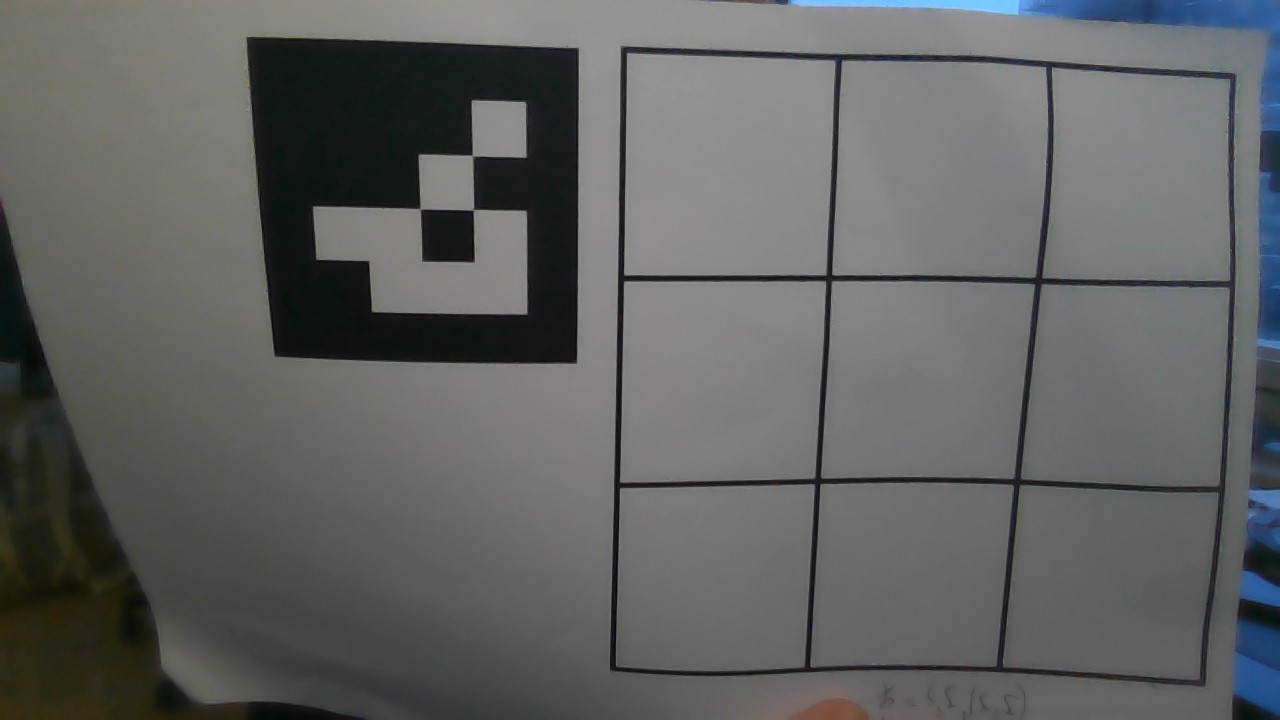
#> input picture python/frame.jpg, 1280 x 720 px, given in place of the camera
$ python gridDetection.py
#> lines starting #> are read from the running program, lines starting #| are printed output that depends on the picture; after the words box and inside, x2 and y2 are one past the last pixel; in counts of white or black regions, pixels touching at a corner belong together
import os
import cv2
import numpy as np
from scipy.spatial import distance
import time

def image_processing(image):
    gray = cv2.cvtColor(image, cv2.COLOR_BGR2GRAY)
    _, thresholded = cv2.threshold(gray, 20  , 255, cv2.THRESH_BINARY)
    blurred = cv2.GaussianBlur(gray, (5, 5), 0)
    return blurred

def detect_intersections(image, epsilon=20):
    """
    Detects the intersections of the Tic Tac Toe grid in the image and filters duplicates.

    Args:
    - image: The original image.
    - epsilon: The maximum distance to consider points as duplicates.

    Returns:
    - List of unique intersection points.
    """

    edges = cv2.Canny(image, 50, 150, apertureSize=3)
    lines = cv2.HoughLinesP(edges, 1, np.pi / 180, threshold=50, minLineLength=50, maxLineGap=10)

    vertical_lines = []
    horizontal_lines = []

    if lines is not None:
        for line in lines:
            x1, y1, x2, y2 = line[0]
            if abs(x1 - x2) < epsilon:  # Treat almost-vertical as vertical
                vertical_lines.append((x1, y1, x2, y2))
            elif abs(y1 - y2) < epsilon:  # Treat almost-horizontal as horizontal
                horizontal_lines.append((x1, y1, x2, y2))

    intersections = []
    for vert in vertical_lines:
        for hor in horizontal_lines:
            x1, y1, x2, y2 = vert
            x3, y3, x4, y4 = hor
            intersection_x = x1  # Vertical line's x-coordinate
            intersection_y = y3  # Horizontal line's y-coordinate
            intersections.append((intersection_x, intersection_y))

    # Filter duplicate intersections
    unique_intersections = []
    for pt in intersections:
        if not any(distance.euclidean(pt, existing) < epsilon for existing in unique_intersections):
            unique_intersections.append(pt)

    return unique_intersections

def calculate_centroids(intersections):
    """
    Calculate the centroid of the four groups of intersections corresponding to the 4 cells.
    """
    intersections = sorted(intersections, key=lambda x: x[1])

    top_left = []
    top_right = []
    bottom_left = []
    bottom_right = []

    for intersection in intersections:
        x, y = intersection
        if x < np.median([i[0] for i in intersections]):  # left side
            if y < np.median([i[1] for i in intersections]):  # top side
                top_left.append(intersection)
            else:  # bottom side
                bottom_left.append(intersection)
        else:  # right side
            if y < np.median([i[1] for i in intersections]):  # top side
                top_right.append(intersection)
            else:  # bottom side
                bottom_right.append(intersection)

    centroids = []
    for group in [top_left, top_right, bottom_left, bottom_right]:
        if group:
            centroid_x = np.mean([pt[0] for pt in group])
            centroid_y = np.mean([pt[1] for pt in group])
            centroids.append((centroid_x, centroid_y))

    return centroids

# [18 lines left out: function sort_centroids, not called in this run]

def generate_grid_map(centroid, centroids, image_width, image_height):
    """
    Generate fake centroids based on the given centroid and offsets from surrounding centroids.
    Uses the top-left centroid (with smallest x and y values) as reference.
    """
    # Find the top-left centroid by picking the one with smallest x and y coordinates
    top_left_centroid = min(centroids, key=lambda pt: (pt[0], pt[1]))  # Smallest x and y

    x, y = top_left_centroid  # Now we are guaranteed to use the top-left centroid
    x_dist = abs(top_left_centroid[0] - centroids[1][0])  # Difference in x with top-right
    y_dist = abs(top_left_centroid[1] - centroids[2][1])  # Difference in y with bottom-left
    offset = (x_dist + y_dist) / 2  # Average of these distances for the offset

    grid_map = [
        (x - offset, y - offset),  # 1
        (x, y - offset),           # 2
        (x + offset, y - offset),  # 3
        (x + 2 * offset, y - offset),  # 4
        (x - offset, y),           # 5
        (x, y),                    # 6
        (x + offset, y),           # 7
        (x + 2 * offset, y),       # 8
        (x - offset, y + offset),  # 9
        (x, y + offset),           # 10
        (x + offset, y + offset),  # 11
        (x + 2 * offset, y + offset),  # 12
        (x - offset, y + 2 * offset),  # 13
        (x, y + 2 * offset),       # 14
        (x + offset, y + 2 * offset),  # 15
        (x + 2 * offset, y + 2 * offset),  # 16
    ]

    return grid_map

# [8 lines left out: function display_centroids, not called in this run]

def crop_square(image, corners):
    """
    Crop a square from the given image based on the corners provided.
    """
    x_min = int(min(corner[0] for corner in corners))
    x_max = int(max(corner[0] for corner in corners))
    y_min = int(min(corner[1] for corner in corners))
    y_max = int(max(corner[1] for corner in corners))
    cropped_image = image[y_min:y_max, x_min:x_max]
    return cropped_image

# [6 lines left out: function click_event, not called in this run]

def grid_detection(image, debug):
    cv2.imshow("Tic Tac Toe Grid", image)
    cv2.waitKey(0)
    cv2.destroyAllWindows()

    image_height, image_width = image.shape[:2]

    # Detect intersections and centroids
    intersections = detect_intersections(image)
    centroids = calculate_centroids(intersections)
    grid_map = generate_grid_map(centroids[0], centroids, image_width, image_height)

    if debug:
        # Print all unique intersections
        print("Unique Intersection Coordinates:")
        for i, intersection in enumerate(intersections):
            print(f"Intersection {i + 1}: {intersection}")

        # Display intersections
        intersection_image = image.copy()
        for intersection in intersections:
            cv2.circle(intersection_image, intersection, 5, (0, 255, 0), -1)
        cv2.imshow("Intersections", intersection_image)
        cv2.setMouseCallback("Intersections", click_event)
        cv2.waitKey(0)

        # Display centroids
        original_centroid_image = display_centroids(image, centroids, color=(0, 255, 0))
        cv2.imshow("Original Centroids", original_centroid_image)
        cv2.waitKey(0)

        # Print fake centroids for verification
        print("Grid Map Coordinates:")
        for i, fc in enumerate(grid_map):
            print(f"Grid {i + 1}: {fc}")

        grid_map_image = display_centroids(image, grid_map, color=(255, 0, 0))
        cv2.imshow("Grid Map ", grid_map_image)
        cv2.waitKey(0)

    # Crop and display all 9 squares
    square_coords = [
        [0, 1, 4, 5], [1, 2, 5, 6], [2, 3, 6, 7],
        [4, 5, 8, 9], [5, 6, 9, 10], [6, 7, 10, 11],
        [8, 9, 12, 13], [9, 10, 13, 14], [10, 11, 14, 15]
    ]

    squares = []  # List to store the cropped square images

    for coords in square_coords:
        corners = [grid_map[coords[0]], grid_map[coords[1]], grid_map[coords[2]], grid_map[coords[3]]]
        square_image = crop_square(image, corners)
        squares.append(square_image)

        if debug:
            square_height, square_width = squares[0].shape[:2]
            start_x, start_y = 20, 20
            spacing = 10
            window_extra_width = 16  # Typical width for window borders
            window_extra_height = 39  # Typical height for title bar and borders
            adjusted_width = square_width + window_extra_width
            adjusted_height = square_height + window_extra_height

            for i, square in enumerate(squares):
                x_offset = start_x + (i % 3) * (adjusted_width + spacing)
                y_offset = start_y + (i // 3) * (adjusted_height + spacing)

                window_name = f"Square {i + 1}"
                cv2.imshow(window_name, square)
                cv2.moveWindow(window_name, x_offset, y_offset)
            cv2.waitKey(0)

    cv2.destroyAllWindows()
    return squares  # Return the list of squares

def pixel_average(squares, debug):
    averages = []
    for i, square in enumerate(squares):
        avg_value = np.mean(square)
        averages.append(avg_value)
        if debug:
            print(f"Avg {i+1}: {float(avg_value)}")
    return averages

def pixel_difference(start_averages, averages, debug, threshold):
    if start_averages is None:
        print("Error: start_averages is None.")
        return
    if averages is None:
        print("Error: averages is None.")
        return

    returning_values = []

    for i, (start_avg, avg) in enumerate(zip(start_averages, averages)):
        diff = start_avg - avg
        if diff > threshold:  # Check if the difference exceeds the threshold
            returning_values.append(i + 1)  # Append 1-based index
            if debug:
                print(f"Diff {i + 1}: {float(diff)}")
            return i+1
    return None

# [12 lines left out: function determine_inputs, not called in this run]

def int_to_grid(input):
	cell = (0,0)
	if input == 1:
		cell = (0,0)
	if input == 2:
		cell = (0,1)
	if input == 4:
		cell = (1,0)
	if input == 3:
		cell = (0,2)
	if input == 5:
		cell = (1,1)
	if input == 6:
		cell = (1,2)
	if input == 7:
		cell = (2,0)
	if input == 8:
		cell = (2,1)
	if input == 9:
		cell = (2,2)

	return cell

def move_detection():
    debug = False
    live_feed = True

    if live_feed:
        cap = cv2.VideoCapture(1)  # 0 for the default webcam, change to 1 or 2 for other webcams
        if not cap.isOpened():
            print("Error: Could not open webcam.")
            exit()
        ret, raw_image = cap.read()
#> raw_image is the input picture: shape (720, 1280, 3); mean B, G, R 97.9, 98, 96.8
        cv2.imwrite("python/Pictures/img1.png", raw_image)
    else:
        image_path = "python/Pictures/img1.png"
        raw_image = cv2.imread(image_path)
        if raw_image is None:
            raise FileNotFoundError(f"Image file '{image_path}' not found.")

    image = image_processing(raw_image)
#> in image_processing, `gray = cv2.cvtColor(image, cv2.COLOR_BGR2GRAY)`:
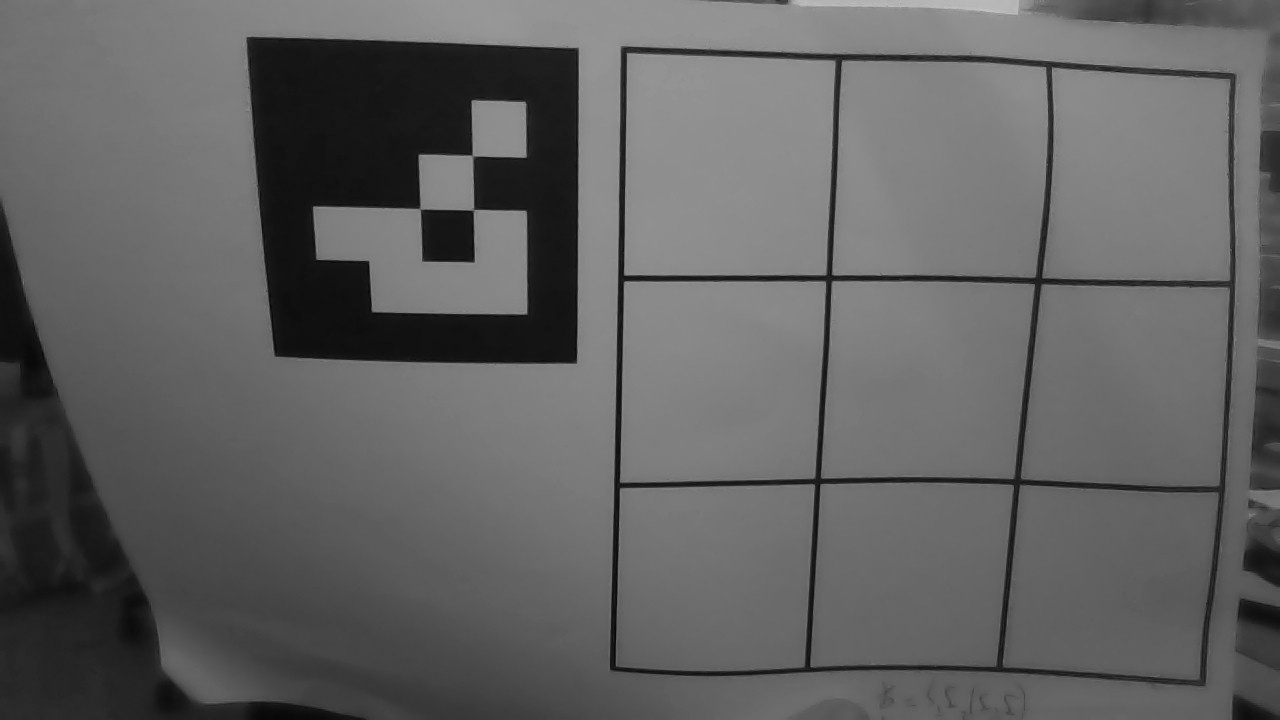
#> gray: shape (720, 1280); min 7, max 198, mean 97.7
#> in image_processing, `_, thresholded = cv2.threshold(gray, 20  , 255, cv2.THRESH_BINARY)`:
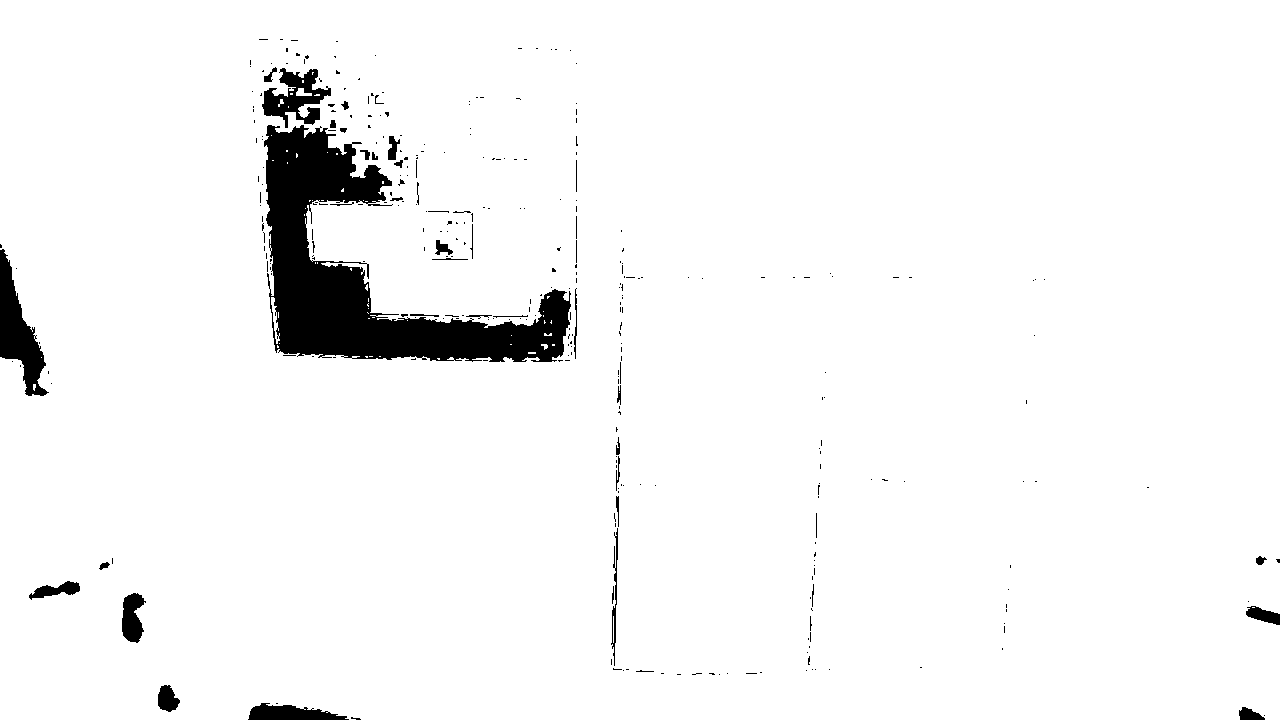
#> thresholded: shape (720, 1280); 95.9% white; 329 black regions (283 under 20 px), largest, box (x1, y1, x2, y2) and area: (264, 125, 571, 362) 25990, (0, 249, 49, 396) 3067, (262, 68, 331, 128) 1909
    squares = grid_detection(image, debug)
#> in detect_intersections, `edges = cv2.Canny(image, 50, 150, apertureSize=3)`:
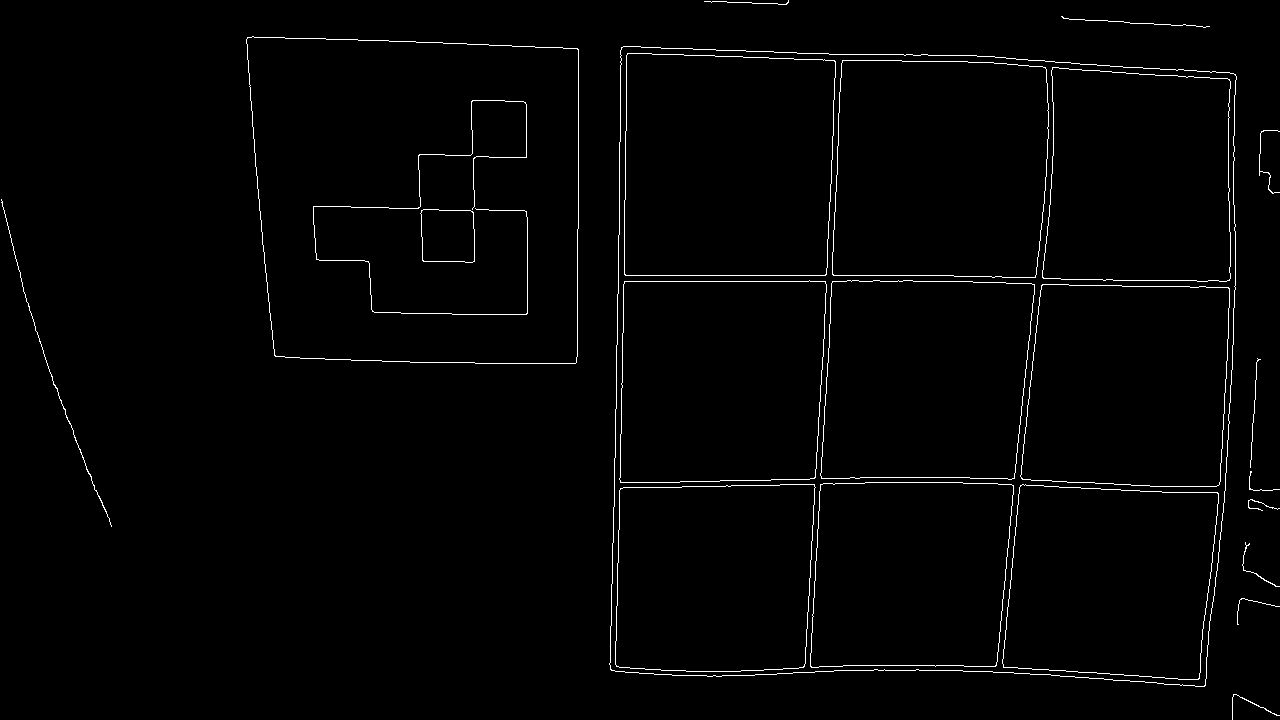
#> edges: shape (720, 1280); 1.4% white in thin lines or dots
#> in detect_intersections, `lines = cv2.HoughLinesP(edges, 1, np.pi / 180, threshold=50, minLineLe..`: lines = 86 rows, first 6: [618, 562, 620, 434], [1006, 620, 1051, 183], [810, 672, 819, 491], [613, 542, 619, 171], [825, 298, 832, 147], [625, 275, 953, 275]
#> the loop in detect_intersections, `for line in lines:` made 86 passes
#> (x1, y1, x2, y2) on passes 1 to 12: (618, 562, 620, 434), (1006, 620, 1051, 183), (810, 672, 819, 491), (613, 542, 619, 171), (825, 298, 832, 147), (625, 275, 953, 275), (624, 281, 972, 281), (1036, 274, 1045, 188), (989, 671, 1163, 683), (916, 477, 969, 477), (834, 670, 962, 670), (682, 486, 864, 483)
#> after the loop in detect_intersections, `for line in lines:`: horizontal_lines = 43 items, first 6: (625, 275, 953, 275), (624, 281, 972, 281), (989, 671, 1163, 683), (916, 477, 969, 477), (834, 670, 962, 670), (682, 486, 864, 483); vertical_lines = 37 items, first 6: (618, 562, 620, 434), (810, 672, 819, 491), (613, 542, 619, 171), (825, 298, 832, 147), (1036, 274, 1045, 188), (829, 336, 833, 242)
#> the loop in detect_intersections, `for vert in vertical_lines:` made 37 passes
#> vert on passes 1 to 12: (618, 562, 620, 434), (810, 672, 819, 491), (613, 542, 619, 171), (825, 298, 832, 147), (1036, 274, 1045, 188), (829, 336, 833, 242), (578, 228, 578, 49), (1233, 194, 1234, 95), (1228, 200, 1228, 103), (804, 672, 815, 469), (1224, 502, 1233, 324), (1215, 534, 1226, 373)
#> after the loop in detect_intersections, `for vert in vertical_lines:`: intersections = 1591 pairs, first value 249 to 1249, second value 1 to 675
#> the loop in detect_intersections, `for pt in intersections:` made 1591 passes
#> pt on passes 1 to 3: (618, 275), (618, 281), (618, 671)
#> after the loop in detect_intersections, `for pt in intersections:`: unique_intersections = 117 pairs, first value 249 to 1249, second value 1 to 671
#> in grid_detection, `intersections = detect_intersections(image)`: intersections has the same summary as unique_intersections in detect_intersections
#> in calculate_centroids, `intersections = sorted(intersections, key=lambda x: x[1])`: intersections has the same summary as unique_intersections in detect_intersections
#> the loop in calculate_centroids, `for intersection in intersections:` made 117 passes
#> (x, y) on passes 1 to 12: (618, 1), (810, 1), (1036, 1), (578, 1), (1233, 1), (264, 1), (834, 1), (1198, 1), (527, 1), (995, 1), (418, 1), (825, 20)
#> after the loop in calculate_centroids, `for intersection in intersections:`: bottom_left = 30 pairs, first value 264 to 618, second value 206 to 671; bottom_right = 36 pairs, first value 810 to 1233, second value 206 to 671; top_left = [(618, 1), (578, 1), (264, 1), (527, 1), (418, 1), (249, 20), (618, 38), (578, 38), (264, 38), (527, 38), (418, 38), (618, 59), (578, 59), (264, 59), (527, 59), (418, 59), (249, 75), (618, 154), (578, 154), (264, 154), (527, 154), (418, 154)]; top_right = 29 pairs, first value 810 to 1249, second value 1 to 154
#> the loop in calculate_centroids, `for group in [top_left, top_right, bottom_left, bottom_right]:` made 4 passes
#> (centroid_x, centroid_y) on passes 1 to 4: (459.9, 61.59), (1035.8, 58.97), (481, 384), (1018.3, 385)
#> after the loop in calculate_centroids, `for group in [top_left, top_right, bottom_left, bottom_right]:`: centroids = [(459.9, 61.59), (1035.8, 58.97), (481, 384), (1018.3, 385)]
#> in generate_grid_map, `top_left_centroid = min(centroids, key=lambda pt: (pt[0], pt[1]))`: top_left_centroid = (459.9, 61.59)
#> in generate_grid_map, `x, y = top_left_centroid`: x = 459.9; y = 61.59
#> in generate_grid_map, `x_dist = abs(top_left_centroid[0] - centroids[1][0])`: x_dist = 575.8
#> in generate_grid_map, `y_dist = abs(top_left_centroid[1] - centroids[2][1])`: y_dist = 322.4
#> in generate_grid_map, `offset = (x_dist + y_dist) / 2`: offset = 449.1
#> in generate_grid_map, `grid_map = [ (x - offset, y - offset),`: grid_map = [(10.78, -387.5), (459.9, -387.5), (909, -387.5), (1358.2, -387.5), (10.78, 61.59), (459.9, 61.59), (909, 61.59), (1358.2, 61.59), (10.78, 510.7), (459.9, 510.7), (909, 510.7), (1358.2, 510.7), (10.78, 959.8), (459.9, 959.8), (909, 959.8), (1358.2, 959.8)]
#> the loop in grid_detection, `for coords in square_coords:` made 9 passes
#> (x_min in crop_square, x_max in crop_square, y_min in crop_square, y_max in crop_square) on passes 1, 2, 3, 4, 6, 7, 9: (10, 459, -387, 61), (459, 909, -387, 61), (909, 1358, -387, 61), (10, 459, 61, 510), (909, 1358, 61, 510), (10, 459, 510, 959), (909, 1358, 510, 959)
#> (corners, x_min in crop_square, x_max in crop_square, y_min in crop_square, y_max in crop_square) on passes 5, 8: ([(459.9, 61.59), (909, 61.59), (459.9, 510.7), (909, 510.7)], 459, 909, 61, 510), ([(459.9, 510.7), (909, 510.7), (459.9, 959.8), (909, 959.8)], 459, 909, 510, 959)
#> after the loop in grid_detection, `for coords in square_coords:`: squares = 9 items
#> squares = 9 items
    start_averages = pixel_average(squares, debug)
#> the loop in pixel_average, `for i, square in enumerate(squares):` made 9 passes
#> avg_value on passes 1 to 9: nan, nan, nan, 82.31, 114.3, 111.6, 61.07, 97.8, 89.51
#> after the loop in pixel_average, `for i, square in enumerate(squares):`: averages = [nan, nan, nan, 82.31, 114.3, 111.6, 61.07, 97.8, 89.51]
#> start_averages has the same summary as averages in pixel_average

    if live_feed:
        ret, raw_image = cap.read()
        cv2.imwrite("python/Pictures/img2.png", raw_image)
    else:
        image_path = "python/Pictures/img2.png"
        raw_image = cv2.imread(image_path)
        if raw_image is None:
            raise FileNotFoundError(f"Image file '{image_path}' not found.")

    image = image_processing(raw_image)
    squares = grid_detection(image, debug)
#> the loop in detect_intersections (call 2), `for line in lines:` made 86 passes
#> line on passes 21 to 32: [[865, 482, 962, 482]], [[1233, 194, 1234, 95]], [[1103, 280, 1196, 280]], [[382, 361, 456, 362]], [[1228, 200, 1228, 103]], [[804, 672, 815, 469]], [[1224, 502, 1233, 324]], [[319, 206, 375, 207]], [[991, 478, 1162, 486]], [[994, 63, 1196, 77]], [[1215, 534, 1226, 373]], [[621, 433, 623, 284]]
#> the loop in detect_intersections (call 2), `for vert in vertical_lines:` made 37 passes
#> the loop in detect_intersections (call 2), `for pt in intersections:` made 1591 passes
#> the loop in calculate_centroids (call 2), `for intersection in intersections:` made 117 passes
#> the loop in calculate_centroids (call 2), `for group in [top_left, top_right, bottom_left, bottom_right]:` made 4 passes
    averages = pixel_average(squares, debug)
#> the loop in pixel_average (call 2), `for i, square in enumerate(squares):` made 9 passes

    diff = pixel_difference(start_averages, averages, debug, threshold=5)
#> the loop in pixel_difference, `for i, (start_avg, avg) in enumerate(zip(start_averages, averages)):` made 9 passes
#> (start_avg, avg) on passes 1 to 9: (nan, nan), (nan, nan), (nan, nan), (82.31, 82.31), (114.3, 114.3), (111.6, 111.6), (61.07, 61.07), (97.8, 97.8), (89.51, 89.51)
    print(diff)
#| None
    return int_to_grid(diff)

cell = move_detection()
print(cell)
#| (0, 0)
